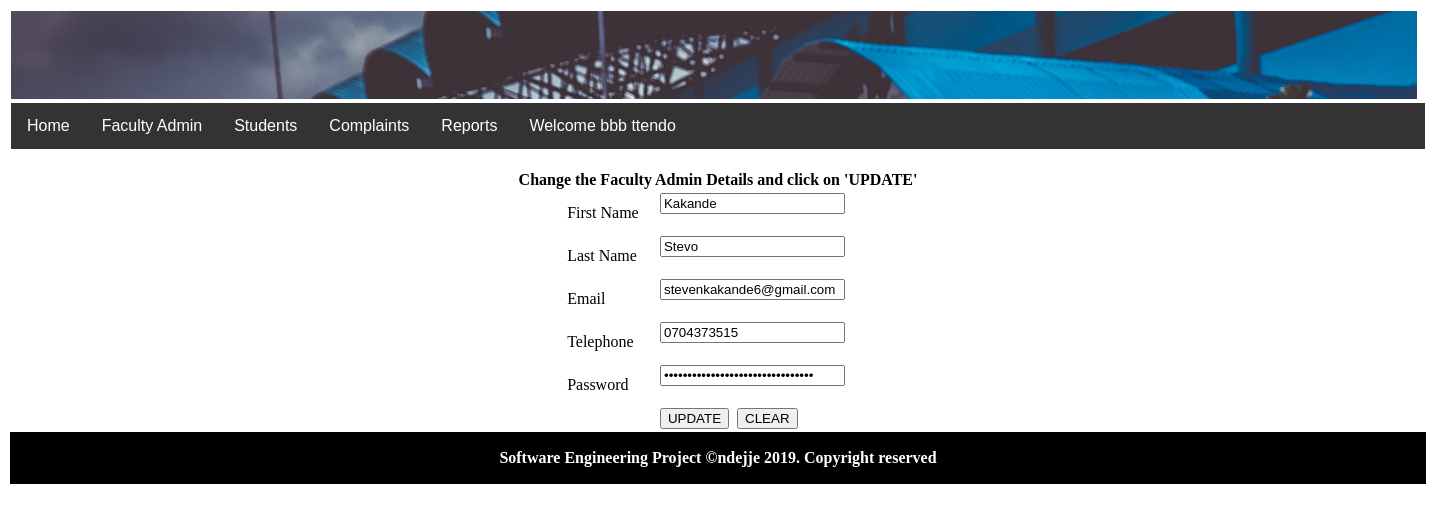
The app's page /updateFadmin.php?fid=9 (signed in) with its own data.
### tables this page shows
CREATE TABLE `fadmin` (
  `fadminID` int(20) NOT NULL,
  `fadminfirstname` varchar(20) NOT NULL,
  `fadminlastname` varchar(20) NOT NULL,
  `fadminemail` varchar(50) NOT NULL,
  `fadmintelephone` varchar(15) NOT NULL,
  `fadminpassword` varchar(150) NOT NULL
);

### updateFadmin.php (the view, shortened to what this page needs)
<!DOCTYPE html PUBLIC "-//W3C//DTD XHTML 1.0 Transitional//EN" "http://www.w3.org/TR/xhtml1/DTD/xhtml1-transitional.dtd">
<html xmlns="http://www.w3.org/1999/xhtml">
<head>
</head>
<body>
<?php
$facID =$_GET['fid'];
$ret=mysql_query("select * from fadmin WHERE fadminID=$facID") or die ("Failed to retrieve data".mysql_error());
while($row=mysql_fetch_assoc($ret))
{
$ffname2=$row['fadminfirstname'];
$flname2=$row['fadminlastname'];
$femail2=$row['fadminemail'];
$ftel2=$row['fadmintelephone'];
$fpass2=$row['fadminpassword'];
}
?>
<form name="regadmin" method="post" action="">
<table width="1420" height="425" border="0">
  <tr>
    <td colspan="4"><img src="images/myBanner.jpeg" width="1406" height="88" /></td>
  </tr>
  <tr>
    <td colspan="4">
    <?php include_once('FacultyMenu.php');?>&nbsp;</td>
  </tr>
  <tr>
    <td colspan="4"><center><strong>Change the Faculty Admin Details and click on 'UPDATE'</strong></center></td>
  </tr>
  <tr>
    <td width="556" height="23">&nbsp;</td>
    <td width="89">First Name</td>
    <td width="177"><input type="text" name="fadminfirstname" id="fadminfirstname" value="<?php echo $ffname2; ?>" />&nbsp;</td>
    <td width="580">&nbsp;</td>
  </tr>
  <tr>
    <td>&nbsp;</td>
    <td>Last Name</td>
    <td><input type="text" name="fadminlastname" id="fadminlastname" value="<?php echo $flname2; ?>"/>&nbsp;</td>
    <td>&nbsp;</td>
  </tr>
  <tr>
    <td>&nbsp;</td>
    <td>Email</td>
    <td><input type="email" name="fadminemail" id="fadminemail" value="<?php echo $femail2; ?>" />&nbsp;</td>
    <td>&nbsp;</td>
  </tr>
  <tr>
    <td>&nbsp;</td>
    <td>Telephone</td>
    <td><input type="text" name="fadmintelephone" id="fadmintelephone" value="<?php echo $ftel2; ?>" />&nbsp;</td>
    <td>&nbsp;</td>
  </tr>
  <tr>
    <td>&nbsp;</td>
    <td>Password</td>
    <td><input type="password" name="fadminpassword" id="fadminpassword" value="<?php echo $fpass2; ?>" />&nbsp;</td>
    <td>&nbsp;</td>
  </tr>
  <tr>
    <td>&nbsp;</td>
    <td>&nbsp; </td>
    <td> <input type="submit" name="enter" id="enter" value="UPDATE"/>  &nbsp;<input type="reset" name="Clear" id="clear"value="CLEAR"/></td>
    <td>&nbsp;</td>
  </tr>
  <tr>
    <td colspan="4" style="background-color:#000000; color:#FFFFFF;"><center><b><?php include_once('footer.php');?></b></center></td>
  </tr>
</table>
</form>
</body>
</html>

### records on screen
fadmin: fadminfirstname "Kakande", fadminlastname "Stevo", fadminemail "stevenkakande6@gmail.com", fadmintelephone "0704373515"

### other values on screen
$adminfullname "bbb ttendo"
